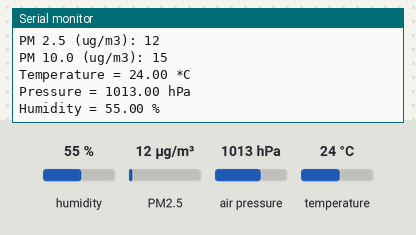
A sketch run on a simulated ESP8266 (NodeMCU). On the bench: the last lines printed to the serial monitor. The inputs (shaded band) are chosen by the test bench; at power-on: humidity 55 %, PM2.5 12 µg/m³, air pressure 1013 hPa, temperature 24 °C. WiFi joins after 1.5 s; servers stay silent unless stated; EEPROM starts erased.

Above: at 3.0 s.
3.1 s: humidity set to 22 %
At 4.2 s:
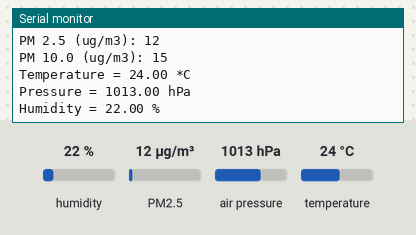
4.6 s: PM2.5 set to 6 µg/m³
6.1 s: air pressure set to 952 hPa
At 7.2 s:
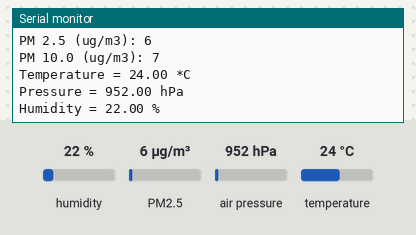
7.6 s: temperature set to 12 °C
At 8.2 s:
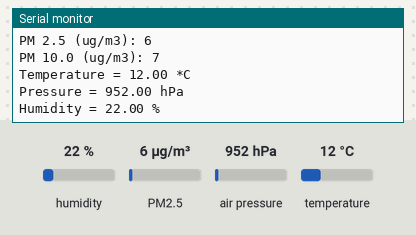
Timing chart, 0 to 10.1 s (numbered marks = the images above; inputs shaded):
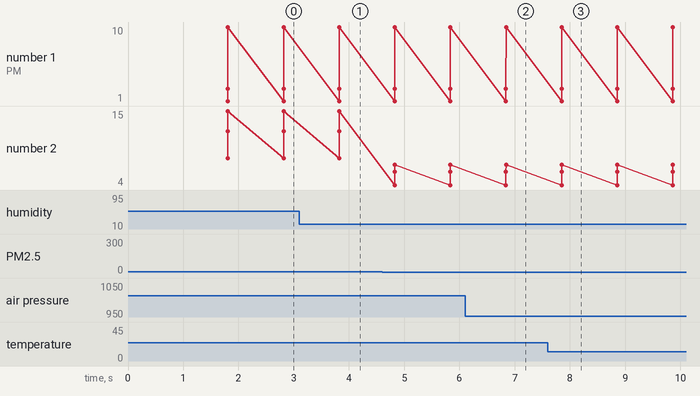

The sketch:

AirQualitySensor.ino
```cpp
/*
 *
 * BME280 implementation based on sample project from www.randomnerdtutorials.com
 * Wiring on NodeMCU (for standard BME/BMP280 module):
 *
 * BME280 <-> NodeMCU
 *    Vin <-> 3.3V
 *    GND <-> GND
 *    SCL <-> D1 (GPIO5)
 *    SDA <-> D2 (GPIO4)
 *
 * PMS7003 implementation based on PMS Library by Marcin Kacki
 * and code examples from https://github.com/fu-hsi/PMS
 *
 * PMS 7003 Pinout: https://www.espruino.com/refimages/PMS7003_PMS7003_pins.gif
 * Wiring on NodeMCU (for PMS7003 module):
 *
 *          PMS7003 <-> NodeMCU
 *
 *    Pin 1,2 (+5V) <-> +5V
 *    Pin 3,4 (GND) <-> GND
 *    Pin 7 (RX)    <-> D4 (TX/GPIO2)
 *    Pin 9 (TX)    <-> D3 (RX/GPIO0)
 *
 *    Note: For +5V you should use external 5V power supply
 *    and connect it's ground with NodeMCU GND.
 *    You should hear and feel PMS7003 fan working
 *    when it has enough voltage and current.
 */

/* Comment this out to disable prints and save space */
#define BLYNK_PRINT Serial
#define BLYNK_TOKEN_LENGTH 33


//PMS7003 Config
#include "PMS.h"
#include <SoftwareSerial.h>

//BME280 Config
#include <Wire.h>
#include <Adafruit_Sensor.h>
#include <Adafruit_BME280.h>
/*#include <SPI.h>
#define BME_SCK 14
#define BME_MISO 12
#define BME_MOSI 13
#define BME_CS 15*/

//Blynk Config
#include <ESP8266WiFi.h>
#include <BlynkSimpleEsp8266.h>
#include <WiFiManager.h>
#include <EEPROM.h>

//PMS7003 Config
SoftwareSerial pmsSerial(D3, D4);

PMS pms(pmsSerial);
PMS::DATA data;

//BME280 Config
#define SEALEVELPRESSURE_HPA (1013.25)

Adafruit_BME280 bme; // I2C
//Adafruit_BME280 bme(BME_CS); // hardware SPI
//Adafruit_BME280 bme(BME_CS, BME_MOSI, BME_MISO, BME_SCK); // software SPI

unsigned long delayTime;

//Blynk Config
// You should get Auth Token in the Blynk App.
// Go to the Project Settings (nut icon).
char blynk_token[] = "";

// Your WiFi credentials.
// Set password to "" for open networks.
char ssid[] = "wifi_name";
char pass[] = "wifi_password";

WiFiManager wifiManager;
WiFiManagerParameter blynkToken("Blynk", "blynk token", blynk_token, BLYNK_TOKEN_LENGTH);

float temperature;
float pressure;
float humidity;
int pm1_0;
int pm2_5;
int pm10_0;

void setup() {
  Serial.begin(115200);

  EEPROM.begin(512);
  char blynkTokenEEPROM[BLYNK_TOKEN_LENGTH] = "";
  EEPROM.get(0, blynkTokenEEPROM);
  Serial.print("Blynk token read from EEPROM: ");
  Serial.println(blynkTokenEEPROM);
  Serial.println("Blynk token from WebPanel: ");
  Serial.print(blynkToken.getValue());
  Serial.println();

  connectWiFi();

  if (blynkToken.getValue()[0] != blynk_token[0]) {
    Serial.println("Using Blynk token from WebPanel");
    Blynk.config(blynkToken.getValue());
  } else {
    Serial.print("Using Blynk Token from EEPROM");
    Blynk.config(blynkTokenEEPROM);
  }

  if(!Blynk.connect()) {
    Serial.println("Blynk connection timed out.");
  }

  if (blynkToken.getValue()[0] != blynk_token[0]) {
    for (int i = 0; i < BLYNK_TOKEN_LENGTH; i++) {
      blynkTokenEEPROM[i] = blynkToken.getValue()[i];
    }
    Serial.print("Overwriting blynk token in EEPROM: ");
    Serial.println(blynkTokenEEPROM);
    EEPROM.put(0, blynkTokenEEPROM);
    EEPROM.commit();
  }

  pmsSerial.begin(9600); //PMS7003 initialization

  //BME280 Initialization
  Serial.println(F("BME280 test"));

  bool status;

  // default settings
  // (you can also pass in a Wire library object like &Wire2)
  status = bme.begin(0x76);
  if (!status) {
    Serial.println("Could not find a valid BME280 sensor, check wiring!");
    while (1);
  }

  Serial.println("-- Default Test --");
  delayTime = 1000;

  Serial.println();
}

void loop() {
  Blynk.run();
  if (pms.read(data))
  {
    printPMS7003Readings();
    printBME280Readings();
    delay(delayTime);
  }
}

void connectWiFi() {
  //wifiManager.resetSettings(); //WiFiManager remembers previously connected APs
  wifiManager.addParameter(&blynkToken);
  wifiManager.autoConnect("AirQualitySensor");
}

void printBME280Readings() {
  temperature = bme.readTemperature();
  Serial.print("Temperature = ");
  Serial.print(temperature);
  Serial.println(" *C");
  Blynk.virtualWrite(V1, temperature);

  pressure = bme.readPressure() / 100.0F;
  Serial.print("Pressure = ");
  Serial.print(pressure);
  Serial.println(" hPa");
  Blynk.virtualWrite(V2, pressure);

  humidity = bme.readHumidity();
  Serial.print("Humidity = ");
  Serial.print(humidity);
  Serial.println(" %");
  Blynk.virtualWrite(V3, humidity);

  Serial.println();
}

void printPMS7003Readings() {
  pm1_0 = data.PM_AE_UG_1_0;
  Serial.print("PM 1.0 (ug/m3): ");
  Serial.println(pm1_0);
  Blynk.virtualWrite(V4, pm1_0);

  pm2_5 = data.PM_AE_UG_2_5;
  Serial.print("PM 2.5 (ug/m3): ");
  Serial.println(pm2_5);
  Blynk.virtualWrite(V5, pm2_5);

  pm10_0 = data.PM_AE_UG_10_0;
  Serial.print("PM 10.0 (ug/m3): ");
  Serial.println(pm10_0);
  Blynk.virtualWrite(V6, pm10_0);

  Serial.println();
}
```

Measured:
- after the input at 3.1 s, the serial monitor: prints a new line after 0.73 s (image 1)
- after the input at 6.1 s, the serial monitor: prints a new line after 0.75 s (image 2)
- after the input at 7.6 s, the serial monitor: prints a new line after 0.25 s (image 3)
- plotted number 2: 15 → 7 after the input at 4.6 s
